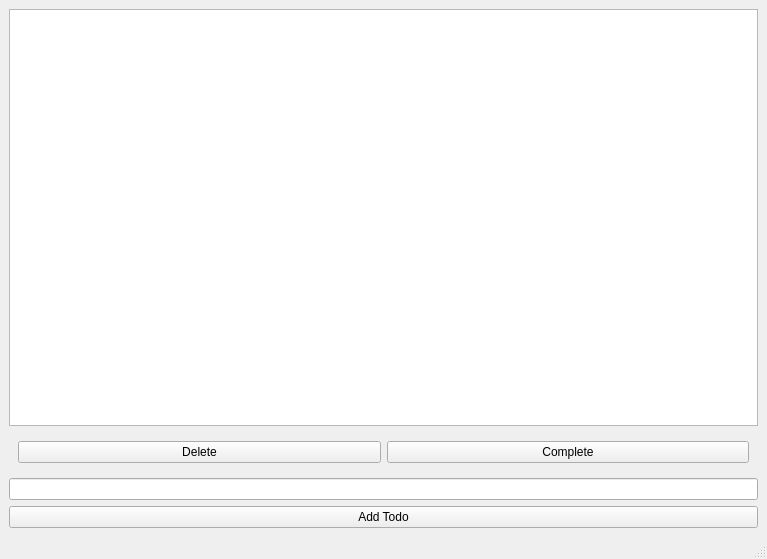
<?xml version="1.0" encoding="UTF-8"?>
<ui version="4.0">
 <class>MainWindow</class>
 <widget class="QMainWindow" name="MainWindow">
  <property name="geometry">
   <rect>
    <x>0</x>
    <y>0</y>
    <width>767</width>
    <height>559</height>
   </rect>
  </property>
  <property name="windowTitle">
   <string>MainWindow</string>
  </property>
  <widget class="QWidget" name="centralwidget">
   <layout class="QVBoxLayout" name="verticalLayout">
    <item>
     <widget class="QListView" name="todoView"/>
    </item>
    <item>
     <widget class="QWidget" name="widget" native="true">
      <layout class="QHBoxLayout" name="horizontalLayout">
       <item>
        <widget class="QPushButton" name="deleteButton">
         <property name="text">
          <string>Delete</string>
         </property>
        </widget>
       </item>
       <item>
        <widget class="QPushButton" name="completeButton">
         <property name="text">
          <string>Complete</string>
         </property>
        </widget>
       </item>
      </layout>
     </widget>
    </item>
    <item>
     <widget class="QLineEdit" name="todoEdit"/>
    </item>
    <item>
     <widget class="QPushButton" name="addButton">
      <property name="text">
       <string>Add Todo</string>
      </property>
     </widget>
    </item>
   </layout>
  </widget>
  <widget class="QMenuBar" name="menubar">
   <property name="geometry">
    <rect>
     <x>0</x>
     <y>0</y>
     <width>767</width>
     <height>22</height>
    </rect>
   </property>
  </widget>
  <widget class="QStatusBar" name="statusbar"/>
 </widget>
 <resources/>
 <connections/>
</ui>
